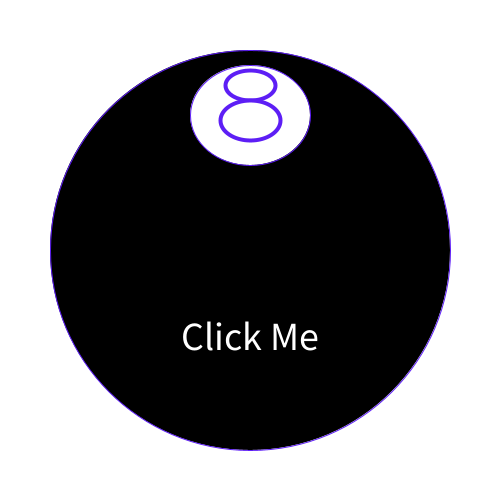
Frame 1 (no input)
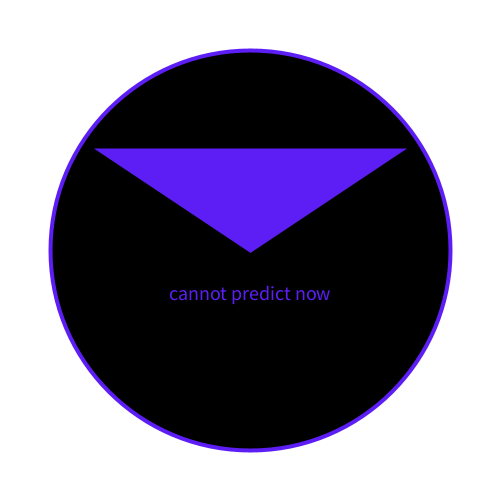
Frame 2 (the mouse pressed at the canvas centre, redrawn once)

The Processing sketch that drew these frames (run headless with seeded random() and noise(); the mouse was pressed at the canvas centre and the sketch redrawn once):

// Processing sketch: processing_79273
// ── processing_79273.pde

//Derek Kwong Mods 14/15
String[] answers= {
  "outlook not so good", "don't count on it", "my sources say no", "without a doubt", "reply hazy, try again", "it is certain", "my reply is no", "as I see it yes", "most likely", "you may rely on it", "cannot predict now", "better not tell you now", "very doubtful", "outlook good", " yes definitely", "concentrate and ask again"
};


boolean question=true;
void setup()
{
 smooth();
 noLoop();
  size(500, 500);
  background(255);
  
  
}
void draw()
{ 
  
  if (question==true)
  {
    fill(0);
    stroke(93, 30, 245);
    ellipse(250, 250, 400, 400);
    fill(255);
    ellipse(250, 115, 120, 100);
    strokeWeight(4);
    ellipse(250, 85, 50, 30);
    ellipse(250, 120, 60, 40);
    textSize(40);
    textAlign(CENTER);
    text("Click Me",250,350);
  }
  else if (question==false)
  { int a= int (random(0, 16));
    fill(0);
    ellipse(250, 250, 400, 400);
    fill(93, 30, 245);
    stroke(93, 30, 245);
    triangle(400, 150, 100, 150, 250, 250);
    textSize(20);
    textAlign(CENTER);
    text ( answers[a], 250, 300);
  }
}
void mousePressed()
{
question= !question;
    redraw();
  
}
